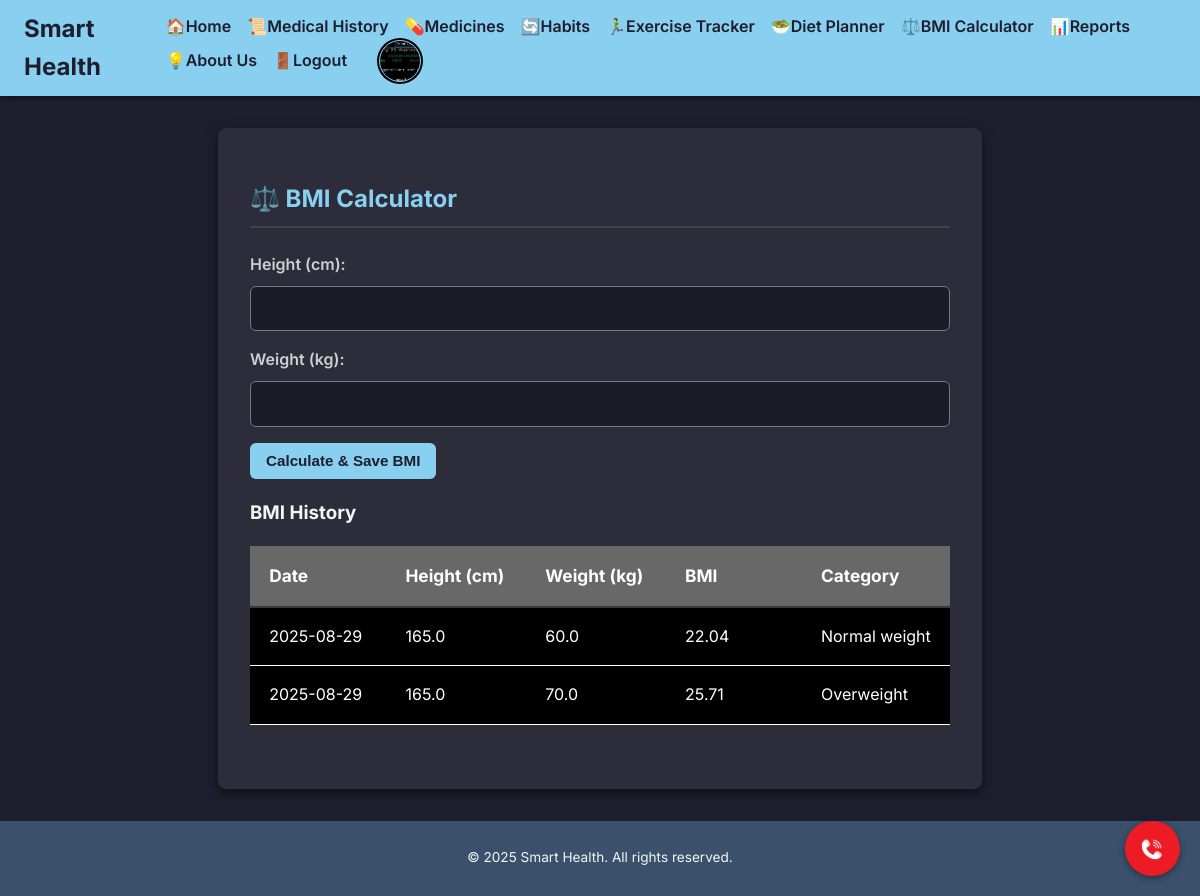
Screenshot of /bmi_calculator (signed in) with the database file from the repository.
### app.py (models this page shows)
class Profile(db.Model):
    id = db.Column(db.Integer, primary_key=True)
    user_id = db.Column(db.Integer, db.ForeignKey('user.id'), unique=True, nullable=False)
    patient_id = db.Column(db.String(20), unique=True, nullable=True)
    full_name = db.Column(db.String(200), nullable=True)
    date_of_birth = db.Column(db.Date, nullable=True)
    contact_number = db.Column(db.String(20), nullable=True)
    address = db.Column(db.String(250), nullable=True)
    profile_picture_url = db.Column(db.String(250), nullable=True)
    email = db.Column(db.String(150), nullable=True)
    age = db.Column(db.String(10), nullable=True)
    gender = db.Column(db.String(20), nullable=True)
    blood_type = db.Column(db.String(10), nullable=True)
    height = db.Column(db.String(10), nullable=True)
    weight = db.Column(db.String(10), nullable=True)
    disability = db.Column(db.String(100), nullable=True)

class BMIEntry(db.Model):
    id = db.Column(db.Integer, primary_key=True)
    user_id = db.Column(db.Integer, db.ForeignKey('user.id'), nullable=False)
    height_cm = db.Column(db.Float, nullable=False)
    weight_kg = db.Column(db.Float, nullable=False)
    bmi_value = db.Column(db.Float, nullable=False)
    date_recorded = db.Column(db.Date, default=date.today)

### app.py (the view, shortened to what this page needs)
@app.route('/bmi_calculator', methods=['GET', 'POST'])
def bmi_calculator():
    if 'user_id' not in session:
        return redirect(url_for('login'))
    user_id = session['user_id']
    bmi_history = BMIEntry.query.filter_by(user_id=user_id).order_by(BMIEntry.date_recorded.desc()).all()
    return render_template('bmi_calculator.html', bmi_history=bmi_history)

### app.py (called while the page is built)
@app.context_processor
def inject_datetime():
    return {'datetime': datetime}

@app.context_processor
def inject_profile():
    user_id = session.get("user_id")
    profile = None
    if user_id:
        profile = Profile.query.filter_by(user_id=user_id).first()
    return dict(profile=profile)

### templates/bmi_calculator.html (shortened to what this page needs)
{% extends "base.html" %}
{% block content %}
    <h2>⚖️ BMI Calculator</h2>
    <form method="POST">
        <div class="form-group">
            <label for="height_cm">Height (cm):</label>
            <input type="number" id="height_cm" name="height_cm" step="0.1" required>
        </div>
        <div class="form-group">
            <label for="weight_kg">Weight (kg):</label>
            <input type="number" id="weight_kg" name="weight_kg" step="0.1" required>
        </div>
        <button type="submit" class="btn">Calculate & Save BMI</button>
    </form>
    <div class="table-container">
        <h3>BMI History</h3>
        {% if bmi_history %}
            <table class="bmi-table">
                <thead>
                    <tr>
                        <th style="width: 20%;">Date</th>
                        <th style="width: 20%;">Height (cm)</th>
                        <th style="width: 20%;">Weight (kg)</th>
                        <th style="width: 20%;">BMI</th>
                        <th style="width: 20%;">Category</th>
                    </tr>
                </thead>
                <tbody>
                    {% for entry in bmi_history %}
                        <tr>
                            <td>{{ entry.date_recorded.strftime('%Y-%m-%d') }}</td>
                            <td>{{ entry.height_cm }}</td>
                            <td>{{ entry.weight_kg }}</td>
                            <td>{{ "%.2f"|format(entry.bmi_value) }}</td>
                            <td>
                                {% if entry.bmi_value < 18.5 %}
                                    Underweight
                                {% elif entry.bmi_value >= 18.5 and entry.bmi_value < 24.9 %}
                                    Normal weight
                                {% elif entry.bmi_value >= 25 and entry.bmi_value < 29.9 %}
                                    Overweight
                                {% else %}
                                    Obesity
                                {% endif %}
                            </td>
                        </tr>
                    {% endfor %}
                </tbody>
            </table>
        {% else %}
            <p>No BMI entries recorded yet.</p>
        {% endif %}
    </div>
{% endblock %}

### templates/base.html (shortened to what this page needs)
<!DOCTYPE html>
<html lang="en">
<head>
</head>
<body>
    <header class="header">
        <h1>
            <a href="{{ url_for('dashboard') }}" style="color: inherit; text-decoration: none;">
                Smart Health
            </a>
        </h1>
        <nav>
            <ul>
                <li><a href="{{ url_for('dashboard') }}">🏠Home</a></li>
                <li><a href="{{ url_for('medical_history') }}">📜Medical History</a></li>
                <li><a href="{{ url_for('medicine') }}">💊Medicines</a></li>
                <li><a href="{{ url_for('habits') }}">🔄Habits</a></li>
                <li><a href="{{ url_for('exercise_tracker') }}">🏃‍♂️Exercise Tracker</a></li>
                <li><a href="{{ url_for('diet_planner') }}">🥗Diet Planner</a></li>
                <li><a href="{{ url_for('bmi_calculator') }}">⚖️BMI Calculator</a></li>
                <li><a href="{{ url_for('reports') }}">📊Reports</a></li>
                <li><a href="{{ url_for('about') }}">💡About Us</a></li>
                <li><a href="{{ url_for('logout') }}">🚪Logout</a></li>
                <li>
                    <a href="{{ url_for('profile') }}">
                        <div class="profile-circle" title="Profile"
                             style="background-image: url('{{ profile.profile_picture_url if profile and profile.profile_picture_url else url_for('static', filename='images/profile.jpg') }}');">
                        </div>
                    </a>
                </li>
            </ul>
        </nav>
    </header>
    <a href="{{ url_for('emergency_contacts') }}" class="emergency-button" aria-label="Emergency Contacts"></a>
    <main class="container">
        {% block content %}{% endblock %}
    </main>
    <footer class="footer">
        <p>&copy; {{ datetime.now().year }} Smart Health. All rights reserved.</p>
    </footer>
</body>
</html>

### templates/base.html (style rules this page uses)
:root { --green: #89cff0; --steel-blue: #3a506b; --dark-bg: #1e1e2e; --dark-card: #2c2c3a; --text-light: #f5f5f5; --text-muted: #cfcfcf; }
body { font-family: 'Inter', sans-serif; margin: 0; padding: 0; background-color: var(--dark-bg); color: var(--text-light); line-height: 1.6; display: flex; flex-direction: column; min-height: 100vh; }
.profile-circle { width: 40px; height: 40px; border-radius: 50%; background-size: cover; background-position: center; border: 1px solid var(--green); box-shadow: 0 0 0 2px #000; margin-left: 1rem; display: inline-block; vertical-align: middle; cursor: pointer; background-color: var(--dark-card); }
.header { background-color: var(--green); color: var(--dark-bg); padding: 0.6rem 1.5rem; display: flex; justify-content: space-between; align-items: center; box-shadow: 0 2px 6px rgba(0, 0, 0, 0.4); }
.header h1 { margin: 0; font-size: 1.5rem; font-weight: 700; }
.header nav ul { list-style: none; margin: 0; padding: 0; display: flex; flex-wrap: wrap; align-items: center; }
.header nav ul li { margin-left: 1rem; }
.header nav ul li a { color: var(--dark-bg); text-decoration: none; font-weight: 600; transition: color 0.3s ease; }
.container { flex: 1; padding: 2rem; max-width: 1200px; margin: 2rem auto; background-color: var(--dark-card); border-radius: 8px; box-shadow: 0 4px 12px rgba(0, 0, 0, 0.5); }
.footer { background-color: var(--steel-blue); color: var(--text-light); text-align: center; padding: 0.8rem 1rem; margin-top: auto; font-size: 0.85rem; }
h2 { color: var(--green); margin-bottom: 1.5rem; border-bottom: 2px solid #444; padding-bottom: 0.5rem; }
.form-group { margin-bottom: 1rem; }
.form-group label { display: block; margin-bottom: 0.5rem; font-weight: 600; color: var(--text-muted); }
.form-group input, .form-group textarea, .form-group select { width: 100%; padding: 0.8rem; border: 1px solid #797979; border-radius: 6px; box-sizing: border-box; font-size: 1rem; background-color: #1c1c28; color: var(--text-light); }
.btn { background-color: var(--green); color: var(--dark-bg); padding: 0.6rem 1rem; border: none; border-radius: 6px; cursor: pointer; font-size: 0.95rem; font-weight: 600; transition: background-color 0.3s ease; text-decoration: none; display: inline-block; text-align: center; }
.emergency-button { position: fixed; bottom: 20px; right: 20px; width: 55px; height: 55px; background-color:#ED1B24; border-radius: 50%; display: flex; align-items: center; justify-content: center; box-shadow: 0 2px 6px rgba(0,0,0,0.4); z-index: 1000; text-decoration: none; transition: background-color 0.3s ease; background-image: url('/static/images/call.jpg'); background-repeat: no-repeat; background-position: center; background-size: 60%; }

### templates/bmi_calculator.html (style rules this page uses)
.bmi-table { width: 100%; min-width: 700px; border-collapse: separate; border-spacing: 0; margin-bottom: 2rem; }
.bmi-table th, .bmi-table td { padding: 1rem 1.2rem; text-align: left; font-size: 1rem; border-bottom: 1px solid #ffffff; word-break: break-word; background: #000000; color: #fff; }
.bmi-table th { background: #686868; font-weight: 700; font-size: 1.08rem; border-bottom: 2px solid #343a40; white-space: nowrap; }
.bmi-table td:last-child { white-space: nowrap; }

### rows the page displays
Profile: profile_picture_url (picture)
BMIEntry: date_recorded "2025-08-29", height_cm "165.0", weight_kg "60.0", bmi_value "22.04", shows "Normal weight"
BMIEntry: date_recorded "2025-08-29", height_cm "165.0", weight_kg "70.0", bmi_value "25.71", shows "Overweight"
